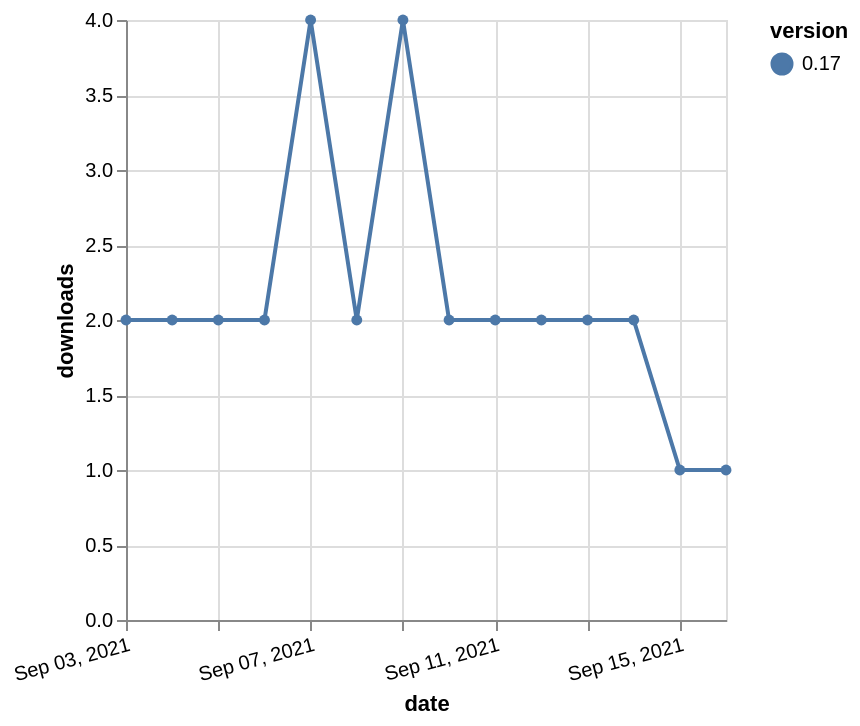

Write the Vega-Lite specification saved for this chart.
### Vega-Lite specification from a JSON file in a GitHub repository (floating-point values rounded to 4 significant figures)
{"$schema": "https://vega.github.io/schema/vega-lite/v5.json", "description": "A simple bar chart with embedded data.", "data": {"values": [{"date": "2021-09-03", "total": 2471, "delta": 2, "version": "0.17"}, {"date": "2021-09-04", "total": 2473, "delta": 2, "version": "0.17"}, {"date": "2021-09-05", "total": 2475, "delta": 2, "version": "0.17"}, {"date": "2021-09-06", "total": 2477, "delta": 2, "version": "0.17"}, {"date": "2021-09-07", "total": 2481, "delta": 4, "version": "0.17"}, {"date": "2021-09-08", "total": 2483, "delta": 2, "version": "0.17"}, {"date": "2021-09-09", "total": 2487, "delta": 4, "version": "0.17"}, {"date": "2021-09-10", "total": 2489, "delta": 2, "version": "0.17"}, {"date": "2021-09-11", "total": 2491, "delta": 2, "version": "0.17"}, {"date": "2021-09-12", "total": 2493, "delta": 2, "version": "0.17"}, {"date": "2021-09-13", "total": 2495, "delta": 2, "version": "0.17"}, {"date": "2021-09-14", "total": 2497, "delta": 2, "version": "0.17"}, {"date": "2021-09-15", "total": 2498, "delta": 1, "version": "0.17"}, {"date": "2021-09-16", "total": 2499, "delta": 1, "version": "0.17"}]}, "width": "container", "mark": {"type": "line", "point": {"filled": true}}, "encoding": {"x": {"field": "date", "type": "temporal", "timeUnit": "yearmonthdate", "title": "date", "axis": {"labelAngle": -15}}, "y": {"field": "delta", "type": "quantitative", "title": "downloads"}, "color": {"field": "version", "type": "nominal"}, "tooltip": {"field": "delta"}}}
